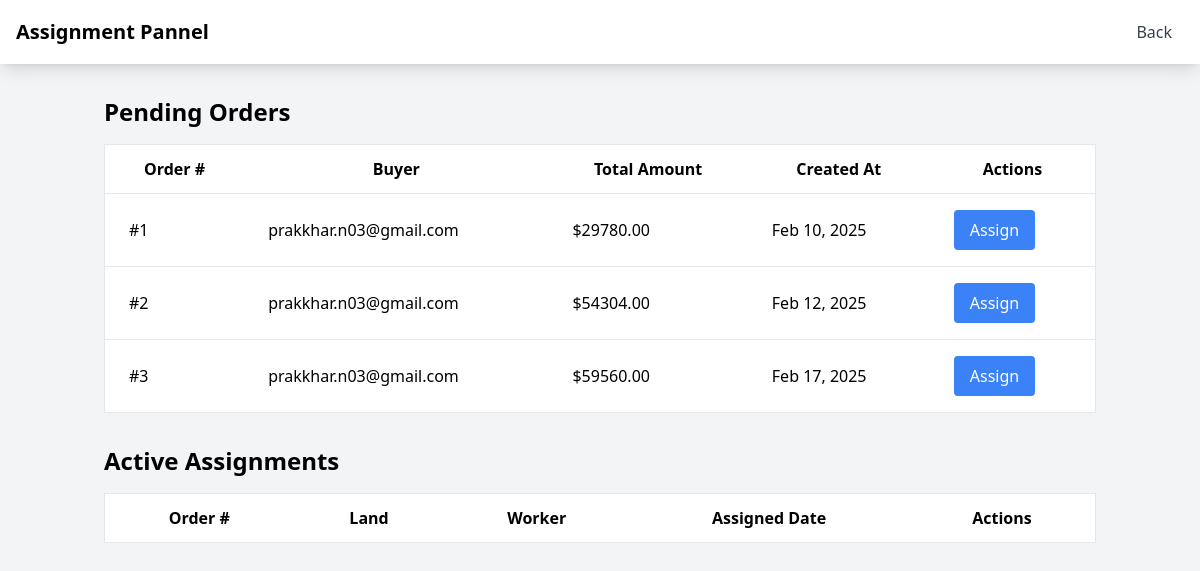
Before: /admin-dashboard/ (signed in) with the older database file.
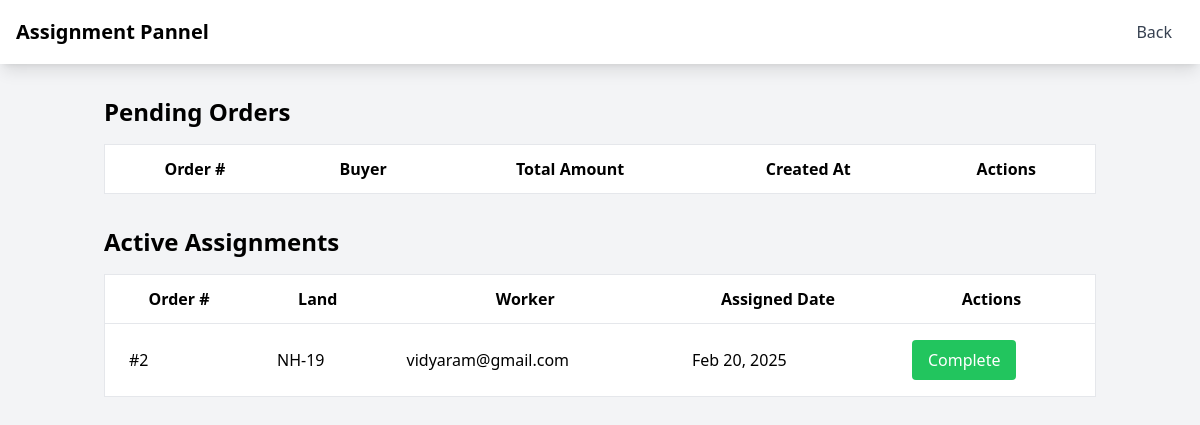
After: the same page with the newer database file.
### ACP/models.py (models this page shows, shortened)
class Order(models.Model):
    STATUS_CHOICES = [
        ('pending', 'Pending'),
        ('confirmed', 'Confirmed'),
        ('processing', 'Processing'),
        ('completed', 'Completed'),
        ('cancelled', 'Cancelled')
    ]
    buyer = models.ForeignKey(User, on_delete=models.CASCADE, related_name='orders')
    order_number = models.PositiveIntegerField(unique=True, editable=False)
    items = models.JSONField()
    total_amount = models.DecimalField(max_digits=10, decimal_places=2)
    created_at = models.DateTimeField(auto_now_add=True)
    status = models.CharField(max_length=20, choices=STATUS_CHOICES, default='pending')

class LandAssignment(models.Model):
    land = models.ForeignKey(Land, on_delete=models.CASCADE)
    worker = models.ForeignKey(User, on_delete=models.CASCADE, related_name='assigned_lands')
    order = models.ForeignKey(Order, on_delete=models.CASCADE)
    assigned_date = models.DateTimeField(auto_now_add=True)
    status = models.CharField(max_length=20, choices=[
        ('active', 'Active'),
        ('completed', 'Completed'),
        ('cancelled', 'Cancelled')
    ], default='active')

class Land(models.Model):
    STATUS_CHOICES = [
        ('pending', 'Pending'),
        ('approved', 'Approved'),
        ('rejected', 'Rejected')
    ]
    current_state = [
        ("free","Free"),
        ("occupied","Occupied"),
    ]
    provider = models.ForeignKey(User, on_delete=models.CASCADE)
    total_area = models.DecimalField(null=True, max_digits=10, decimal_places=2)
    survey_number = models.CharField(null=True, max_length=100)
    state = models.CharField(null=True, max_length=100)
    district = models.CharField(max_length=255, default='Default District')
    address = models.TextField(null=True, blank=True)
    previous_crop = models.CharField(null=True, max_length=200)
    irrigation_facilities = models.CharField(max_length=200, null=True)
    ownership_document = models.FileField(null=True, upload_to="documents/")
    survey_document = models.FileField(null=True, upload_to="documents/")
    recent_photos = models.FileField(null=True, upload_to="documents/")
    status = models.CharField(max_length=20, choices=STATUS_CHOICES, default='pending')
    current_state = models.CharField(max_length=10, choices=current_state, default='free')
    created_at = models.DateTimeField(auto_now_add=True, null=True)
    updated_at = models.DateTimeField(auto_now=True, null=True)

### ACP/views.py (the view)
# urls.py: path('admin-dashboard/', admin_dashboard, name='admin_dashboard'),
@staff_member_required
def admin_dashboard(request):
    context = {
        'pending_orders': Order.objects.filter(status='pending'),
        'free_lands': Land.objects.filter(current_state='free', status='approved'),
        'free_workers': UserProfile.objects.filter(
            user_type='worker',
            is_available=True
        ).select_related('user'),
        'active_assignments': LandAssignment.objects.filter(status='active'),
    }
    return render(request, 'dashboard.html', context)

### ACP/templates/dashboard.html (shortened to what this page needs)
<!DOCTYPE html>
<html lang="en">
<head>
    {% load static %}
    <script src="https://cdn.tailwindcss.com"></script>
</head>
<body class="bg-gray-100">
    <nav class="bg-white shadow-lg" >
        <div class="max-w-7xl mx-auto px-4">
            <div class="flex justify-between h-16">
                <div class="flex items-center">
                    <span class="text-xl font-semibold">Assignment Pannel</span>
                </div>
                <div class="flex items-center">
                    <a href="/admin" class="text-gray-700 hover:text-gray-900 px-3 py-2">Back</a>
                </div>
            </div>
        </div>
    </nav>
    <div class="container mx-auto px-4 py-8">
        <div class="mb-8">
            <h2 class="text-2xl font-semibold mb-4">Pending Orders</h2>
            <div class="overflow-x-auto">
                <table class="min-w-full bg-white border">
                    <thead>
                        <tr>
                            <th class="px-6 py-3 border-b">Order #</th>
                            <th class="px-6 py-3 border-b">Buyer</th>
                            <th class="px-6 py-3 border-b">Total Amount</th>
                            <th class="px-6 py-3 border-b">Created At</th>
                            <th class="px-6 py-3 border-b">Actions</th>
                        </tr>
                    </thead>
                    <tbody>
                        {% for order in pending_orders %}
                        <tr>
                            <td class="px-6 py-4 border-b">#{{ order.order_number }}</td>
                            <td class="px-6 py-4 border-b">{{ order.buyer.username }}</td>
                            <td class="px-6 py-4 border-b">${{ order.total_amount }}</td>
                            <td class="px-6 py-4 border-b">{{ order.created_at|date:"M d, Y" }}</td>
                            <td class="px-6 py-4 border-b">
                                <button
                                    onclick="showAssignmentModal('{{ order.id }}')"
                                    class="bg-blue-500 text-white px-4 py-2 rounded">
                                    Assign
                                </button>
                            </td>
                        </tr>
                        {% endfor %}
                    </tbody>
                </table>
            </div>
        </div>
        <div class="mb-8">
            <h2 class="text-2xl font-semibold mb-4">Active Assignments</h2>
            <div class="overflow-x-auto">
                <table class="min-w-full bg-white border">
                    <thead>
                        <tr>
                            <th class="px-6 py-3 border-b">Order #</th>
                            <th class="px-6 py-3 border-b">Land</th>
                            <th class="px-6 py-3 border-b">Worker</th>
                            <th class="px-6 py-3 border-b">Assigned Date</th>
                            <th class="px-6 py-3 border-b">Actions</th>
                        </tr>
                    </thead>
                    <tbody>
                        {% for assignment in active_assignments %}
                        <tr>
                            <td class="px-6 py-4 border-b">#{{ assignment.order.order_number }}</td>
                            <td class="px-6 py-4 border-b">{{ assignment.land.address }}</td>
                            <td class="px-6 py-4 border-b">{{ assignment.worker.username }}</td>
                            <td class="px-6 py-4 border-b">{{ assignment.assigned_date|date:"M d, Y" }}</td>
                            <td class="px-6 py-4 border-b">
                                <button
                                    onclick="completeAssignment('{{ assignment.id }}')"
                                    class="bg-green-500 text-white px-4 py-2 rounded">
                                    Complete
                                </button>
                            </td>
                        </tr>
                        {% endfor %}
                    </tbody>
                </table>
            </div>
        </div>
    </div>
</body>
</html>

Changed rows visible on the page:
no longer on this page (row edited): Order: order_number "1", buyer.username "prakkhar.n03@gmail.com", total_amount "29780.00", created_at "Feb 10, 2025"
no longer on this page (row edited): Order: order_number "2", buyer.username "prakkhar.n03@gmail.com", total_amount "54304.00", created_at "Feb 12, 2025"
no longer on this page (row edited): Order: order_number "3", buyer.username "prakkhar.n03@gmail.com", total_amount "59560.00", created_at "Feb 17, 2025"
added LandAssignment: order.order_number "2", land.address "NH-19", worker.username "vidyaram@gmail.com", assigned_date "Feb 20, 2025"
